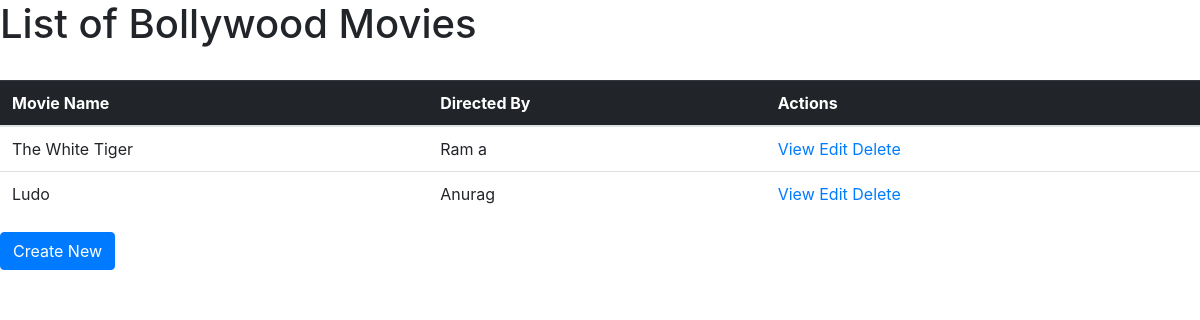
The page /movies/movielist/ on the database as committed earlier.
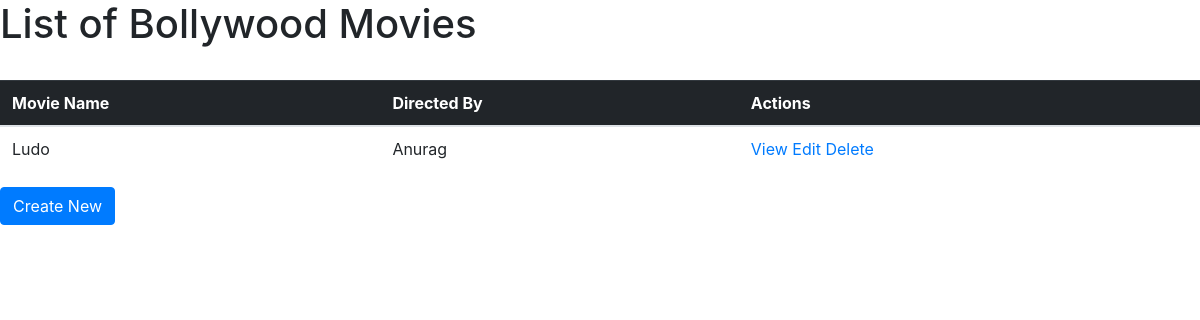
The same page on the database as committed later.
### movies/models.py (models this page shows, shortened)
class MovieModel(models.Model):
    moviename = models.CharField(max_length=50)
    directedby = models.CharField(max_length=50)
    releasedate = models.DateField()

### movies/views.py (the view)
# urls.py: path('movielist/',views.movielist, name ="ML"),
def movielist(request):
    movie = MovieModel.objects.all()
    context = {'object' : movie}
    return render(request,'movies/movie_list.html',context)

### templates/movies/movie_list.html (shortened to what this page needs)
<link rel="stylesheet" href="https://stackpath.bootstrapcdn.com/bootstrap/4.1.3/css/bootstrap.min.css">
<h1> List of Bollywood Movies </h1>
<table class="table">
  <thead class="table-dark">
    <tr>
      <th scope="col">Movie Name</th>
      <th scope="col">Directed By</th>
      <th scope="col">Actions</th>
    </tr>
  </thead>
  <tbody>
    {% for movie in object %}
    <tr>
      <td>{{movie.moviename}}</td>
      <td>{{movie.directedby}}</td>
      <td><a href="{% url "MV" movie.id %}"> View </a>  <a href="{% url "ME" movie.id %}"> Edit </a> <a href="{% url "MD" movie.id %}"> Delete </a></td>
    </tr>
    {% endfor %}
  </tbody>
</table>
<a href= "{% url "MC" %}" class="btn btn-primary">Create New</a>

Rows that differ between the two databases and show on the page:
removed MovieModel: moviename "The White Tiger", directedby "Ram a"
